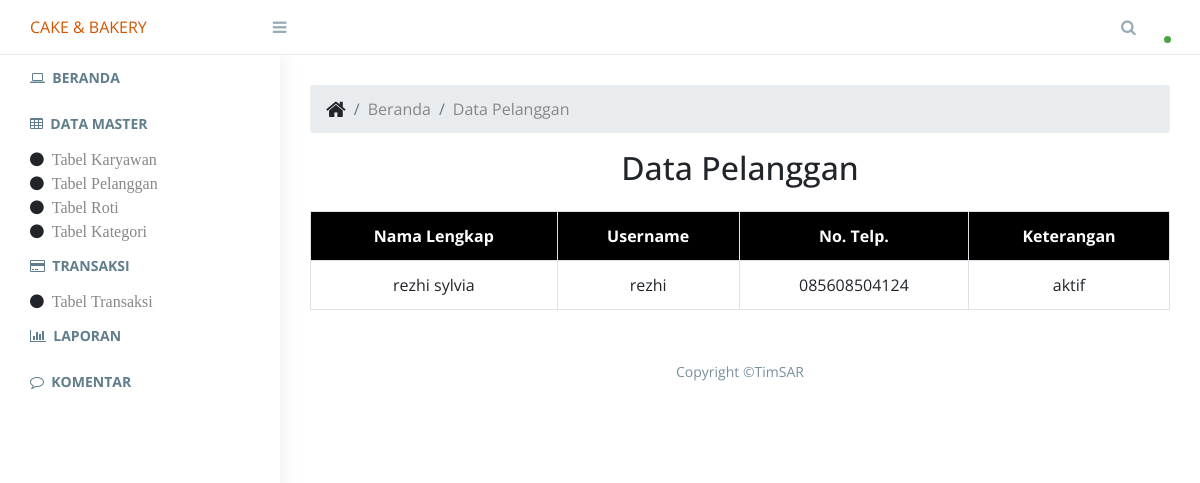
The app's page /index.php/pelanggan with its own data.
### tables this page shows
CREATE TABLE `pelanggan` (
  `id_pelanggan` int(11) NOT NULL,
  `nama_lengkap` text NOT NULL,
  `username` varchar(50) NOT NULL,
  `password` varchar(20) NOT NULL,
  `hp` varchar(12) NOT NULL,
  `keterangan` varchar(20) NOT NULL
);

### application/controllers/Pelanggan.php (called while the page is built, shortened)
<?php
class Pelanggan extends CI_Controller{
	public $model = NULL;
	public function __construct(){
		$this->load->model('Model_Pelanggan');
		$this->model = $this->Model_Pelanggan;
		$this->load->database();
		$this->load->library('session');
		$this->load->helper('url');
	}
	public function index(){
		$this->read();
	}
	public function read(){
		$rows=$this->model->read();
		$this->load->view('PELANGGAN/crud_read_view', ['rows'=>$rows]);
	}
}
?>

### index.php (called while the page is built, shortened)
<?php
require_once BASEPATH.'core/CodeIgniter.php';

### application/models/Model_Pelanggan.php (called while the page is built, shortened)
<?php
class Model_Pelanggan extends CI_Model{
public function read(){
	$sql= "SELECT * FROM pelanggan ORDER BY id_pelanggan";
	$query = $this->db->query($sql);
	return $query->result();
}
}
?>

### application/views/PELANGGAN/crud_read_view.php (the view, shortened to what this page needs)
<!doctype html>
 <html class="no-js" lang="">
<head>
    <link rel="stylesheet" href="<?php echo base_url('assets/admin/css/normalize.css')?>">
    <link rel="stylesheet" href="<?php echo base_url('assets/admin/css/bootstrap.min.css')?>">
    <link rel="stylesheet" href="<?php echo base_url('assets/admin/css/font-awesome.min.css')?>">
    <link rel="stylesheet" href="<?php echo base_url('assets/admin/css/themify-icons.css')?>">
    <link rel="stylesheet" href="<?php echo base_url('assets/admin/css/pe-icon-7-filled.css')?>">
    <link href="<?php echo base_url('assets/admin/weather/css/weather-icons.css')?>" rel="stylesheet" />
    <link href="<?php echo base_url('assets/admin/calendar/fullcalendar.css')?>" rel="stylesheet" />
    <link rel="stylesheet" href="<?php echo base_url('assets/admin/css/style.css')?>">
    <link href="<?php echo base_url('assets/admin/css/charts/chartist.min.css')?>" rel="stylesheet">
    <link href="<?php echo base_url('assets/admin/css/lib/vector-map/jqvmap.min.css')?>" rel="stylesheet">
</head>
<body>
    <aside id="left-panel" class="left-panel">
        <nav class="navbar navbar-expand-sm navbar-default">
            <div id="main-menu" class="main-menu collapse navbar-collapse">
                <ul class="nav navbar-nav">
                    <li >
                        <a href="<?php echo base_url()?>Beranda"><i class="app-menu__icon fa fa-laptop"></i>&nbsp;&nbsp;<b>BERANDA</b> </a>
                    </li>
                    <li ><a><b><i class="app-menu__icon fa fa-table"></i>&nbsp;&nbsp;DATA MASTER</b></a></li>
                            <li ><i class="fa fa-circle">&nbsp;&nbsp;<a href="<?php echo base_url()?>Karyawan/index">Tabel Karyawan</a></i></li>
                            <li ><i class="fa fa-circle">&nbsp;&nbsp;<a href="<?php echo base_url()?>Pelanggan/index">Tabel Pelanggan</a></i></li>
                            <li ><i class="fa fa-circle">&nbsp;&nbsp;<a href="<?php echo base_url()?>Roti/index/1">Tabel Roti</a></i></li>
                            <li ><i class="fa fa-circle">&nbsp;&nbsp;<a href="<?php echo base_url()?>Kategori/index">Tabel Kategori</a></i></li>
                    <li ><a><b><i class="app-menu__icon fa fa-credit-card"></i>&nbsp;&nbsp;TRANSAKSI</b></a></li>
                            <li ><i class="fa fa-circle">&nbsp;&nbsp;<a href="<?php echo base_url()?>Pesanan/index">Tabel Transaksi</a></i></li>
                    <li ><a href="<?php echo base_url()?>Laporan/index"><b><i class="app-menu__icon fa fa-bar-chart"></i>&nbsp;&nbsp;LAPORAN</b></a></li>
                    <li ><a href="<?php echo base_url()?>Komentar/index"><b><i class="app-menu__icon fa fa-comment-o"></i>&nbsp;&nbsp;KOMENTAR</b></a></li>
                </ul>
            </div>
        </nav>
    </aside>
    <div id="right-panel" class="right-panel">
        <header id="header" class="header">
            <div class="top-left">
                <div class="navbar-header">
                    <a style="color: #d35400;">CAKE & BAKERY</a> &nbsp;&nbsp;&nbsp;&nbsp;&nbsp;&nbsp;&nbsp;&nbsp;&nbsp;&nbsp;&nbsp;&nbsp;&nbsp;&nbsp;&nbsp;&nbsp;&nbsp;&nbsp;&nbsp;&nbsp;&nbsp;&nbsp;
                    <a id="menuToggle" class="menutoggle"><i class="fa fa-bars"></i></a>
                </div>
            </div>
            <div class="top-right">
                <div class="header-menu">
                    <div class="header-left">
                        <button class="search-trigger"><i class="fa fa-search"></i></button>
                    <div class="user-area dropdown float-right">
                    </div>
                </div>
            </div>
        </header>
        <div class="content pb-0">
<main class="app-content">
      <div class="app-title">
        <ul class="app-breadcrumb breadcrumb">
          <li class="breadcrumb-item"><i class="fa fa-home fa-lg"></i></li>
          <li class="breadcrumb-item"><a href="#">Beranda</a></li>
          <li class="breadcrumb-item"><a href="#">Data Pelanggan</a></li>
        </ul>
      </div>
<center>
<b><h2 >Data Pelanggan</h2></b><br>
<table id="bootstrap-data-table" class="table table-striped table-bordered">
    <tr>
        <th >Nama Lengkap</th>
        <th >Username</th>
        <th >No. Telp.</th>
        <th>Keterangan</th>
    </tr>
    <?php
foreach($rows as $row){
    ?>
    <tr>
        <td><?php echo $row->nama_lengkap; ?></td>
        <td><?php echo $row->username; ?></td>
        <td><?php echo $row->hp; ?></td>
        <td><?php echo $row->keterangan; ?></td>
    </tr>
    <?php
}
?>
</table></center>
    </main>
        <center>
        <footer class="site-footer">
            <div class="footer-inner bg-white">
                <div class="row">
                    <div class="col-sm-12">
                        Copyright &copy;TimSAR
                    </div>
                </div>
            </div>
        </footer></center>
    </div>
</body>
</html>

### assets/admin/css/style.css (style rules this page uses)
.bg-white { background-color: #fff; }
body { display: table; font-family: "Open Sans", sans-serif; font-size: 16px; width: 100%; }
a, button { text-decoration: none; outline: none !important; color: #878787; -webkit-transition: all 0.25s ease; transition: all 0.25s ease; }
h1, h2, h3, h4, h5, h6 { margin: 0; }
ul, ol { padding-left: 0; }
.pb-0 { padding-bottom: 0; }
.btn, button, input, textarea { -webkit-box-shadow: none; box-shadow: none; outline: 0 !important; }
aside.left-panel { background: #fff; height: 100vh; padding: 0; vertical-align: top; width: 280px; -webkit-box-shadow: 1px 0 20px rgba(0, 0, 0, 0.08); box-shadow: 1px 0 20px rgba(0, 0, 0, 0.08); position: fixed; left: 0; bottom: 0; top: 55px; z-index: 999; }
.navbar { background: #fff; border-radius: 0; border: none; display: inline-block; margin: 0; padding: 0; vertical-align: top; }
.navbar .main-menu { float: left; padding: 0; padding-bottom: 50px; }
.navbar .navbar-nav { float: none; position: relative; }
.navbar .navbar-nav > li { padding-left: 30px; padding-right: 30px; }
.navbar .navbar-nav li { width: 100%; }
.navbar .navbar-nav li > a { background: none !important; color: #607d8b; display: inline-block; font-size: 14px; line-height: 26px; padding: 10px 0; position: relative; width: 100%; }
.right-panel { background: #f1f2f7; margin-left: 280px; margin-top: 55px; }
.right-panel .top-left { width: 350px; float: left; }
.right-panel header.header { background: #fff; border-bottom: 1px solid #e8e9ed; -webkit-box-shadow: none; box-shadow: none; clear: both; padding: 0 30px; height: 55px; position: fixed; left: 280px; left: 0; right: 0; top: 0; z-index: 999; }
.right-panel .menutoggle { padding-top: 7px; }
.right-panel .navbar-header { width: 100%; background-color: #fff; padding: 0 1.25em 0 0; }
.right-panel .navbar-header > a { display: inline-block; }
.menutoggle { background-color: transparent; color: #99abb4 !important; cursor: pointer; font-size: 1em; height: 40px; line-height: 40px; width: 40px; display: block; text-align: right; }
.search-trigger { background: transparent; border: none; color: #99abb4; cursor: pointer; font-size: 16px; line-height: 55px; padding: 0; width: 43px; }
.header-left { display: inline-block; }
.header-left .dropdown { display: inline-block; }
.header-menu { display: -webkit-box; display: -ms-flexbox; display: flex; -webkit-box-pack: end; -ms-flex-pack: end; justify-content: flex-end; }
.header-menu .dropdown { line-height: 55px; margin-top: 0 !important; }
.user-area { float: right; padding-right: 0; position: relative; padding-left: 20px; }
.content { float: left; padding: 1.875em; width: 100%; }
footer.site-footer { padding: 0 1.875em; }
footer.site-footer .footer-inner { color: #78909c; font-family: 'Open Sans'; font-size: 14px; line-height: 1.5; padding: 2.45em 1.125em; }

### application/views/PELANGGAN/crud_read_view.php (style rules this page uses)
th { background-color: black; color: white; }
th, td { text-align: center; }

### records on screen
pelanggan: nama_lengkap "rezhi sylvia", username "rezhi", hp "085608504124", keterangan "aktif"
